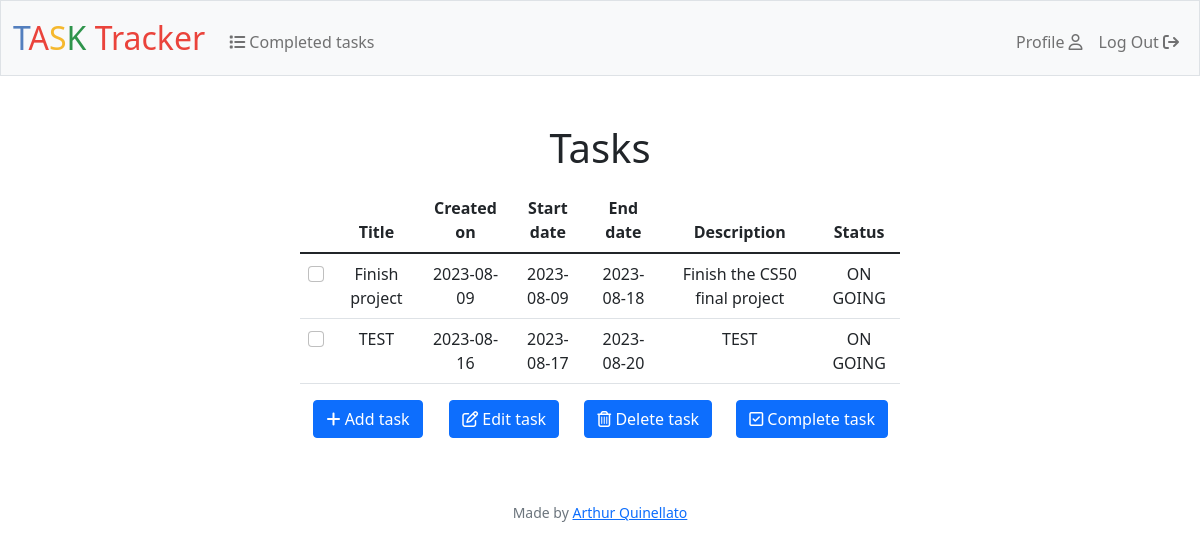
Page / (signed in) on the earlier database version.
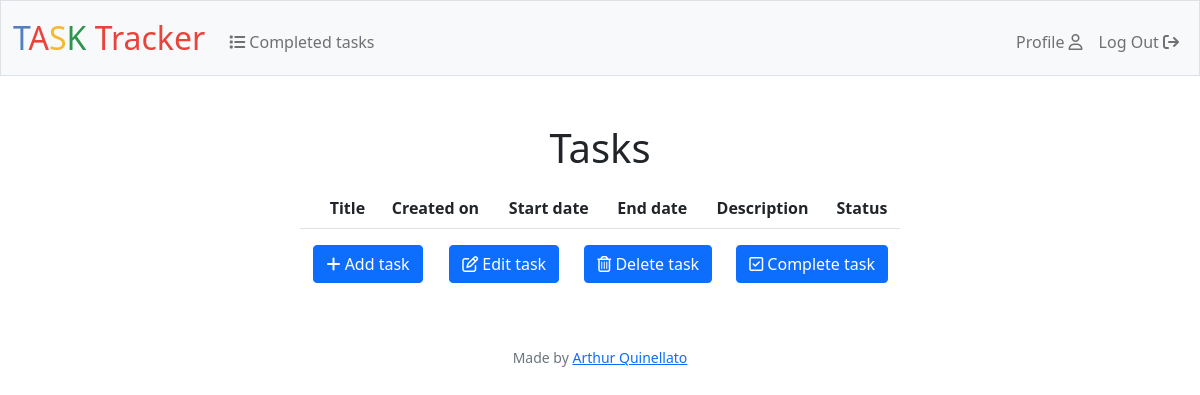
Same page on the later database version.
### tables this page shows
CREATE TABLE tasks (
id INTEGER PRIMARY KEY AUTOINCREMENT,
user_id INTEGER,
title TEXT,
description TEXT,
dateCreation DATE,
dateStart DATE,
dateEnd DATE
, status TEXT);

### app.py (the view)
@app.route('/', methods = ['GET', 'POST'])
@login_required
def index():
    def deleteTask(checked, user_id):
        if not checked:
            return apology('to delete a task, you must select a task', 403)
        for i in checked:
            db.execute('''
                       DELETE FROM tasks
                       WHERE id = ?
                       AND user_id = ?
                       ''', i, user_id)
        flash('Task(s) deleted successfully')
    def completeTask(checked, user_id):
        if not checked:
            return apology('to complete a task, you must select a task', 403)
        for i in checked:
            db.execute('''
                    UPDATE tasks
                    SET status = 'COMPLETED'
                    WHERE id = ?
                    AND user_id = ?
                    ''', i, user_id)
        flash('Task(s) completed successfully')
    if request.method == 'POST':
        user_id = session['user_id']
        checked = request.form.getlist('checked')
        if 'addBtn' in request.form:
            addTask()
        if 'editBtn' in request.form:
            editTask()
        if 'deleteBtn' in request.form:
            deleteTask(checked, user_id)
        if 'completeBtn' in request.form:
            completeTask(checked, user_id)
        else:
            return apology('you must select a task', 403)
        return redirect('/')
    else:
        user_id = session['user_id']
        user_tasks = db.execute('''SELECT *
                                FROM tasks
                                WHERE user_id = ?
                                ''', user_id)
        return render_template('index.html', tasks = user_tasks)

### app.py (called while the page is built)
@app.after_request
def after_request(response):
    response.headers['Cache-Control'] = 'no-cache, no-store, must-revalidate'
    response.headers['Expires'] = 0
    response.headers['Pragma'] = 'no-cache'
    return response

### helpers.py (called while the page is built)
def login_required(f):
    @wraps(f)
    def decorated_function(*args, **kwargs):
        if session.get("user_id") is None:
            return redirect("/login")
        return f(*args, **kwargs)
    return decorated_function

### templates/index.html (shortened to what this page needs)
{% extends "layout.html" %}
{% block main %}
    <div class = "mb-3">
        <h1>Tasks</h1>
    </div>
    <div class = "mb-3">
        <form action = "/" method = "POST">
            <div class = "mb-3">
                {% if tasks %}
                    <table class = "table table-stripped" style = "width: 50vw; margin: 0 auto;">
                        <thead>
                            <th scope = "col"></th>
                            <th scope = "col">Title</th>
                            <th scope = "col">Created on</th>
                            <th scope = "col">Start date</th>
                            <th scope = "col">End date</th>
                            <th scope = "col">Description</th>
                            <th scope = "col">Status</th>
                        </thead>
                        <tbody>
                            {% for task in tasks %}
                                {% if task.status != "COMPLETED" %}
                                    <tr>
                                        <td><input class = "form-check-input" id = "{{ task.title }}" type = "checkbox" name = "checked" value = "{{ task.id }}"></td>
                                        <td>{{ task["title"] }}</td>
                                        <td>{{ task["dateCreation"] }}</td>
                                        <td>{{ task["dateStart"] }}</td>
                                        <td>{{ task["dateEnd"] }}</td>
                                        <td>{{ task["description"] }}</td>
                                        <td>{{ task["status"] }}</td>
                                    </tr>
                                {% endif %}
                            {% endfor %}
                        </tbody>
                    </table>
                {% endif %}
            </div>
            <div class = "mb-3">
                <div class = "container" style = "width: 50vw; margin: 0 auto;">
                    <div class = "row">
                        <div class = "col-sm">
                            <button class = "btn btn-primary" href = "/addTask" style = "white-space: nowrap;" name = "addBtn"><i class = "fa-solid fa-plus"></i>    Add task</button>
                        </div>
                        <div class = "col-sm">
                            <button class = "btn btn-primary" href = "editTask" style = "white-space: nowrap;" name = "editBtn"><i class = "fa-regular fa-pen-to-square"></i>    Edit task</button>
                        </div>
                        <div class = "col-sm">
                            <button class = "btn btn-primary" type = "submit" style = "white-space: nowrap;" name = "deleteBtn"><i class = "fa-regular fa-trash-can"></i>     Delete task</button>
                        </div>
                        <div class = "col-sm">
                            <button class = "btn btn-primary" type = "submit" style = "white-space: nowrap;" name = "completeBtn"><i class="fa-regular fa-square-check"></i>     Complete task</button>
                        </div>
                    </div>
                </div>
            </div>
        </form>
    </div>
{% endblock %}

### templates/layout.html (shortened to what this page needs)
<!DOCTYPE html>
<html lang = "en">
    <head>
        <link href = "https://cdn.jsdelivr.net/npm/bootstrap@5.1.3/dist/css/bootstrap.min.css" rel = "stylesheet">
        <link href = "/static/style.css" rel = "stylesheet">
    </head>
    <body>
        <nav class = "bg-light border navbar navbar-expand-md navbar-light">
            <div class = "container-fluid">
                <a class = "navbar-brand" href = "/"><span class = "blue">T</span><span class = "red">A</span><span class = "yellow">S</span><span class = "green">K</span> <span class = "red">Tracker</span></a>
                <div class = "collapse navbar-collapse" id = "navbar">
                    {% if session["user_id"] %}
                        <ul class = "navbar-nav me-auto mt-2">
                            <li class = "nav-item"><a class = "nav-link" href = "/completedTasks"><i class = "fa-solid fa-list"></i>    Completed tasks</a></li>
                        </ul>
                        <ul class = "navbar-nav ms-auto mt-2">
                            <li class = "nav-item"><a class = "nav-link" href = "/profile">Profile <i class = "fa-regular fa-user"></i></a></li>
                            <li class = "nav-item"><a class = "nav-link" href = "/logout">Log Out <i class = "fa-solid fa-arrow-right-from-bracket"></i></a></li>
                        </ul>
                    {% else %}
                        <ul class = "navbar-nav ms-auto mt-2">
                            <li class = "nav-item"><a class = "nav-link" href = "/register">Register</a></li>
                            <li class = "nav-item"><a class = "nav-link" href = "/login">Log In</a></li>
                        </ul>
                    {% endif %}
                </div>
            </div>
        </nav>
        <main class = "container-fluid py-5 text-center">
            {% block main %}{% endblock %}
        </main>
    </body>
    <footer class = "mb-5 small text-center text-muted">
        Made by <a href = "https://arthur1802.github.io/profile-card/" target = "_blank">Arthur Quinellato</a>
    </footer>
</html>

### static/style.css (style rules this page uses)
nav .navbar-brand { font-size: xx-large; }
nav .navbar-brand .blue { color: #537fbe; }
nav .navbar-brand .red { color: #ea433b; }
nav .navbar-brand .yellow { color: #f5b82e; }
nav .navbar-brand .green { color: #2e944b; }

Differences in the rows shown:
no longer on this page (row edited): tasks: title "Finish project", dateCreation "2023-08-09", dateStart "2023-08-09", dateEnd "2023-08-18", description "Finish the CS50 final project", status "ON GOING"
removed tasks: title "TEST", dateCreation "2023-08-16", dateStart "2023-08-17", dateEnd "2023-08-20", description "TEST", status "ON GOING"
